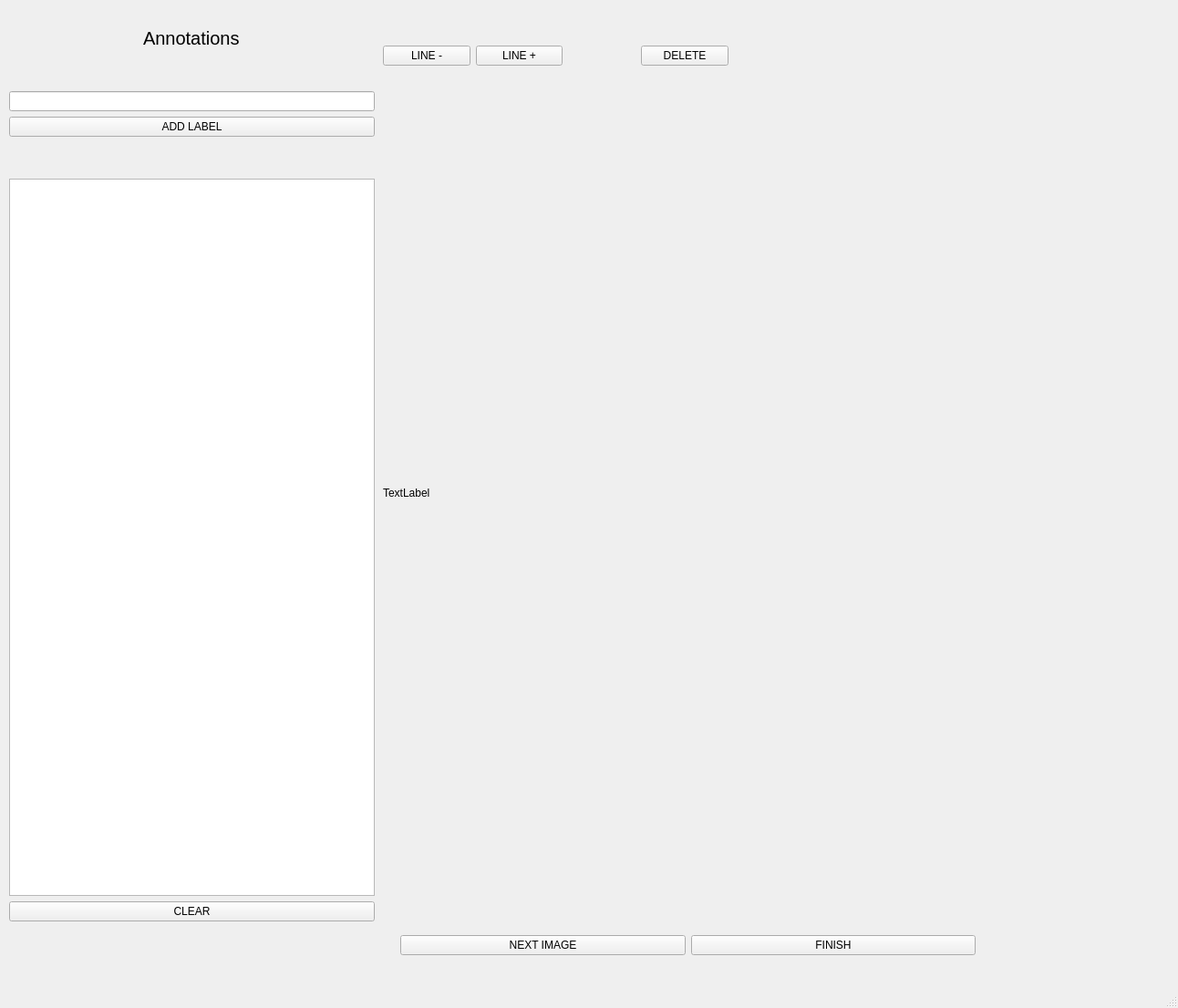
<?xml version="1.0" encoding="UTF-8"?>
<ui version="4.0">
 <class>MainWindow</class>
 <widget class="QMainWindow" name="MainWindow">
  <property name="geometry">
   <rect>
    <x>0</x>
    <y>0</y>
    <width>1292</width>
    <height>1106</height>
   </rect>
  </property>
  <property name="windowTitle">
   <string>MainWindow</string>
  </property>
  <widget class="QWidget" name="centralwidget">
   <widget class="QWidget" name="verticalLayoutWidget">
    <property name="geometry">
     <rect>
      <x>10</x>
      <y>30</y>
      <width>401</width>
      <height>981</height>
     </rect>
    </property>
    <layout class="QVBoxLayout" name="verticalLayout">
     <item alignment="Qt::AlignHCenter">
      <widget class="QLabel" name="label">
       <property name="font">
        <font>
         <pointsize>15</pointsize>
        </font>
       </property>
       <property name="text">
        <string>Annotations</string>
       </property>
      </widget>
     </item>
     <item>
      <spacer name="verticalSpacer">
       <property name="orientation">
        <enum>Qt::Vertical</enum>
       </property>
       <property name="sizeType">
        <enum>QSizePolicy::Fixed</enum>
       </property>
       <property name="sizeHint" stdset="0">
        <size>
         <width>20</width>
         <height>40</height>
        </size>
       </property>
      </spacer>
     </item>
     <item>
      <widget class="QLineEdit" name="labelName"/>
     </item>
     <item>
      <widget class="QPushButton" name="addLables">
       <property name="text">
        <string>ADD LABEL</string>
       </property>
      </widget>
     </item>
     <item>
      <spacer name="verticalSpacer_2">
       <property name="orientation">
        <enum>Qt::Vertical</enum>
       </property>
       <property name="sizeType">
        <enum>QSizePolicy::Fixed</enum>
       </property>
       <property name="sizeHint" stdset="0">
        <size>
         <width>20</width>
         <height>40</height>
        </size>
       </property>
      </spacer>
     </item>
     <item>
      <widget class="QTreeView" name="treeWidget"/>
     </item>
     <item>
      <widget class="QPushButton" name="clearButton">
       <property name="text">
        <string>CLEAR</string>
       </property>
      </widget>
     </item>
    </layout>
   </widget>
   <widget class="QWidget" name="horizontalLayoutWidget">
    <property name="geometry">
     <rect>
      <x>439</x>
      <y>1019</y>
      <width>631</width>
      <height>36</height>
     </rect>
    </property>
    <layout class="QHBoxLayout" name="horizontalLayout">
     <item>
      <widget class="QPushButton" name="nextImage">
       <property name="text">
        <string>NEXT IMAGE</string>
       </property>
      </widget>
     </item>
     <item>
      <widget class="QPushButton" name="finish_Button">
       <property name="text">
        <string>FINISH</string>
       </property>
      </widget>
     </item>
    </layout>
   </widget>
   <widget class="QLabel" name="image_display">
    <property name="geometry">
     <rect>
      <x>420</x>
      <y>70</y>
      <width>831</width>
      <height>941</height>
     </rect>
    </property>
    <property name="text">
     <string>TextLabel</string>
    </property>
   </widget>
   <widget class="QWidget" name="horizontalLayoutWidget_2">
    <property name="geometry">
     <rect>
      <x>420</x>
      <y>30</y>
      <width>379</width>
      <height>62</height>
     </rect>
    </property>
    <layout class="QHBoxLayout" name="horizontalLayout_2">
     <item>
      <widget class="QPushButton" name="decreaseLineButton">
       <property name="text">
        <string>LINE -</string>
       </property>
      </widget>
     </item>
     <item>
      <widget class="QPushButton" name="increaseLineButton">
       <property name="text">
        <string>LINE +</string>
       </property>
      </widget>
     </item>
     <item>
      <spacer name="horizontalSpacer">
       <property name="orientation">
        <enum>Qt::Horizontal</enum>
       </property>
       <property name="sizeType">
        <enum>QSizePolicy::Fixed</enum>
       </property>
       <property name="sizeHint" stdset="0">
        <size>
         <width>80</width>
         <height>20</height>
        </size>
       </property>
      </spacer>
     </item>
     <item>
      <widget class="QPushButton" name="deleteButton">
       <property name="text">
        <string>DELETE</string>
       </property>
      </widget>
     </item>
    </layout>
   </widget>
  </widget>
  <widget class="QMenuBar" name="menubar">
   <property name="geometry">
    <rect>
     <x>0</x>
     <y>0</y>
     <width>1292</width>
     <height>26</height>
    </rect>
   </property>
  </widget>
  <widget class="QStatusBar" name="statusbar"/>
 </widget>
 <resources/>
 <connections/>
</ui>
